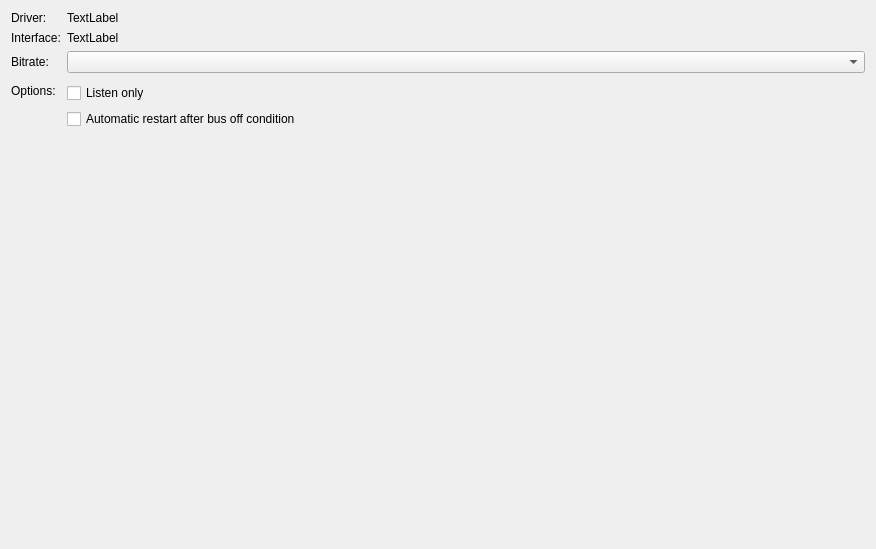
<?xml version="1.0" encoding="UTF-8"?>
<ui version="4.0">
 <class>PeakCanSetupPage</class>
 <widget class="QWidget" name="PeakCanSetupPage">
  <property name="geometry">
   <rect>
    <x>0</x>
    <y>0</y>
    <width>876</width>
    <height>549</height>
   </rect>
  </property>
  <property name="windowTitle">
   <string>Form</string>
  </property>
  <layout class="QFormLayout" name="formLayout">
   <item row="0" column="0">
    <widget class="QLabel" name="label">
     <property name="text">
      <string>Driver:</string>
     </property>
    </widget>
   </item>
   <item row="0" column="1">
    <widget class="QLabel" name="laDriver">
     <property name="text">
      <string>TextLabel</string>
     </property>
    </widget>
   </item>
   <item row="1" column="0">
    <widget class="QLabel" name="label_5">
     <property name="text">
      <string>Interface:</string>
     </property>
    </widget>
   </item>
   <item row="1" column="1">
    <widget class="QLabel" name="laInterfaceName">
     <property name="text">
      <string>TextLabel</string>
     </property>
    </widget>
   </item>
   <item row="3" column="0">
    <widget class="QLabel" name="label_26">
     <property name="text">
      <string>Bitrate:</string>
     </property>
    </widget>
   </item>
   <item row="3" column="1">
    <widget class="QComboBox" name="cbBitrate"/>
   </item>
   <item row="5" column="0">
    <widget class="QLabel" name="laOptions">
     <property name="text">
      <string>Options:</string>
     </property>
    </widget>
   </item>
   <item row="5" column="1">
    <layout class="QVBoxLayout" name="verticalLayout">
     <property name="topMargin">
      <number>4</number>
     </property>
     <property name="bottomMargin">
      <number>15</number>
     </property>
     <item>
      <widget class="QCheckBox" name="cbListenOnly">
       <property name="text">
        <string>Listen only</string>
       </property>
      </widget>
     </item>
     <item>
      <widget class="QCheckBox" name="cbAutoRestart">
       <property name="text">
        <string>Automatic restart after bus off condition</string>
       </property>
      </widget>
     </item>
    </layout>
   </item>
  </layout>
 </widget>
 <resources/>
 <connections/>
</ui>
